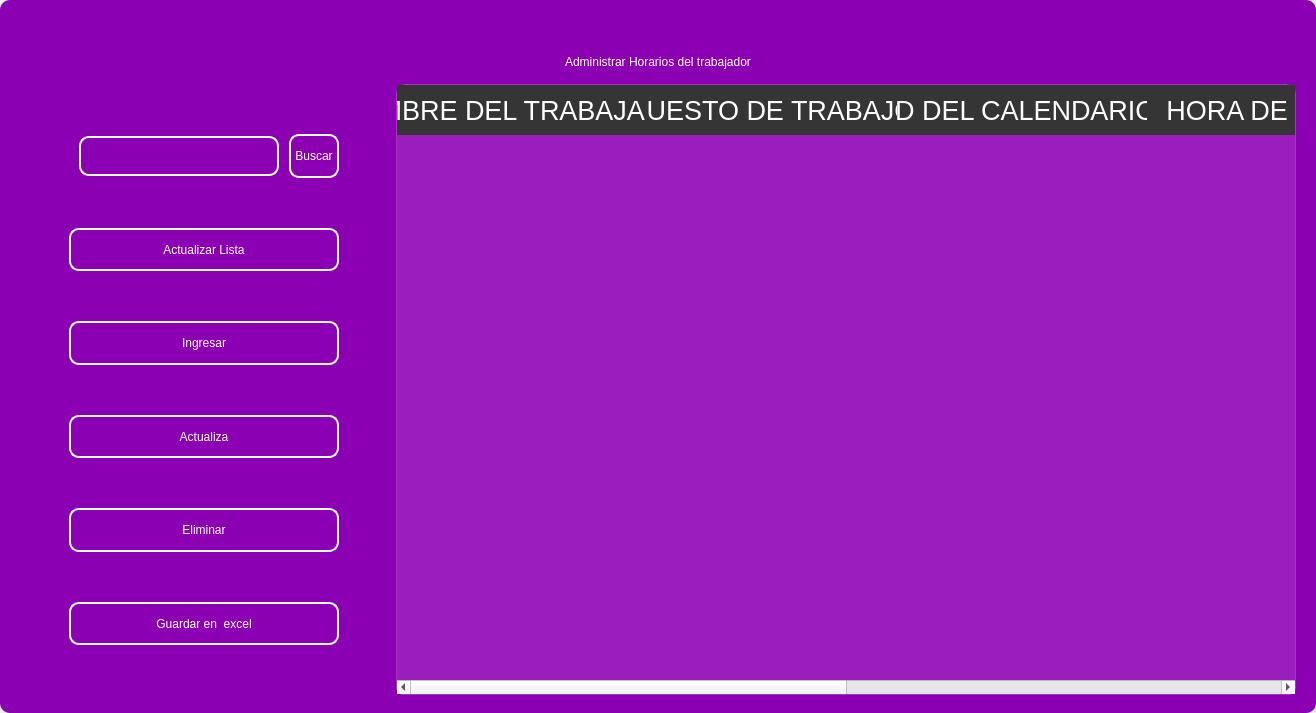
<?xml version="1.0" encoding="UTF-8"?>
<ui version="4.0">
 <class>MainWindow</class>
 <widget class="QMainWindow" name="MainWindow">
  <property name="geometry">
   <rect>
    <x>0</x>
    <y>0</y>
    <width>1316</width>
    <height>713</height>
   </rect>
  </property>
  <property name="windowTitle">
   <string>MainWindow</string>
  </property>
  <property name="styleSheet">
   <string notr="true"/>
  </property>
  <widget class="QWidget" name="centralwidget">
   <property name="styleSheet">
    <string notr="true"/>
   </property>
   <layout class="QVBoxLayout" name="verticalLayout">
    <property name="spacing">
     <number>0</number>
    </property>
    <property name="leftMargin">
     <number>0</number>
    </property>
    <property name="topMargin">
     <number>0</number>
    </property>
    <property name="rightMargin">
     <number>0</number>
    </property>
    <property name="bottomMargin">
     <number>0</number>
    </property>
    <item>
     <widget class="QFrame" name="frame">
      <property name="enabled">
       <bool>true</bool>
      </property>
      <property name="styleSheet">
       <string notr="true">
QFrame {
border-radius:10px;
background-color: rgb(140, 0, 179);
 }
</string>
      </property>
      <property name="frameShape">
       <enum>QFrame::StyledPanel</enum>
      </property>
      <property name="frameShadow">
       <enum>QFrame::Raised</enum>
      </property>
      <layout class="QVBoxLayout" name="verticalLayout_2">
       <item>
        <widget class="QFrame" name="frame_superior">
         <property name="minimumSize">
          <size>
           <width>0</width>
           <height>40</height>
          </size>
         </property>
         <property name="maximumSize">
          <size>
           <width>16777215</width>
           <height>40</height>
          </size>
         </property>
         <property name="styleSheet">
          <string notr="true">QPushButton{
border-radius:18px;
}

QPushButton:hover{
	background-color: rgb(0, 0, 0);
}
</string>
         </property>
         <property name="frameShape">
          <enum>QFrame::StyledPanel</enum>
         </property>
         <property name="frameShadow">
          <enum>QFrame::Raised</enum>
         </property>
         <layout class="QHBoxLayout" name="horizontalLayout_3">
          <property name="spacing">
           <number>4</number>
          </property>
          <property name="leftMargin">
           <number>0</number>
          </property>
          <property name="topMargin">
           <number>0</number>
          </property>
          <property name="rightMargin">
           <number>0</number>
          </property>
          <property name="bottomMargin">
           <number>0</number>
          </property>
          <item>
           <widget class="QPushButton" name="btn_icon">
            <property name="text">
             <string/>
            </property>
            <property name="iconSize">
             <size>
              <width>40</width>
              <height>40</height>
             </size>
            </property>
           </widget>
          </item>
          <item>
           <spacer name="horizontalSpacer_2">
            <property name="orientation">
             <enum>Qt::Horizontal</enum>
            </property>
            <property name="sizeHint" stdset="0">
             <size>
              <width>443</width>
              <height>20</height>
             </size>
            </property>
           </spacer>
          </item>
          <item>
           <widget class="QPushButton" name="btn_exit">
            <property name="minimumSize">
             <size>
              <width>38</width>
              <height>38</height>
             </size>
            </property>
            <property name="maximumSize">
             <size>
              <width>38</width>
              <height>38</height>
             </size>
            </property>
            <property name="cursor">
             <cursorShape>PointingHandCursor</cursorShape>
            </property>
            <property name="text">
             <string/>
            </property>
            <property name="iconSize">
             <size>
              <width>35</width>
              <height>35</height>
             </size>
            </property>
           </widget>
          </item>
          <item>
           <widget class="QPushButton" name="bt_minimizar">
            <property name="minimumSize">
             <size>
              <width>38</width>
              <height>38</height>
             </size>
            </property>
            <property name="maximumSize">
             <size>
              <width>38</width>
              <height>38</height>
             </size>
            </property>
            <property name="cursor">
             <cursorShape>PointingHandCursor</cursorShape>
            </property>
            <property name="text">
             <string/>
            </property>
            <property name="icon">
             <iconset>
              <normaloff>image/minus.svg</normaloff>image/minus.svg</iconset>
            </property>
            <property name="iconSize">
             <size>
              <width>38</width>
              <height>38</height>
             </size>
            </property>
           </widget>
          </item>
          <item>
           <widget class="QPushButton" name="bt_maximizar">
            <property name="minimumSize">
             <size>
              <width>38</width>
              <height>38</height>
             </size>
            </property>
            <property name="maximumSize">
             <size>
              <width>38</width>
              <height>38</height>
             </size>
            </property>
            <property name="cursor">
             <cursorShape>PointingHandCursor</cursorShape>
            </property>
            <property name="text">
             <string/>
            </property>
            <property name="icon">
             <iconset>
              <normaloff>image/chevron-up.svg</normaloff>image/chevron-up.svg</iconset>
            </property>
            <property name="iconSize">
             <size>
              <width>38</width>
              <height>38</height>
             </size>
            </property>
           </widget>
          </item>
          <item>
           <widget class="QPushButton" name="bt_restaurar">
            <property name="minimumSize">
             <size>
              <width>38</width>
              <height>38</height>
             </size>
            </property>
            <property name="maximumSize">
             <size>
              <width>38</width>
              <height>38</height>
             </size>
            </property>
            <property name="cursor">
             <cursorShape>PointingHandCursor</cursorShape>
            </property>
            <property name="text">
             <string/>
            </property>
            <property name="icon">
             <iconset>
              <normaloff>image/chevron-down.svg</normaloff>image/chevron-down.svg</iconset>
            </property>
            <property name="iconSize">
             <size>
              <width>38</width>
              <height>38</height>
             </size>
            </property>
           </widget>
          </item>
          <item>
           <widget class="QPushButton" name="bt_cerrar">
            <property name="minimumSize">
             <size>
              <width>38</width>
              <height>38</height>
             </size>
            </property>
            <property name="maximumSize">
             <size>
              <width>38</width>
              <height>38</height>
             </size>
            </property>
            <property name="cursor">
             <cursorShape>PointingHandCursor</cursorShape>
            </property>
            <property name="text">
             <string/>
            </property>
            <property name="icon">
             <iconset>
              <normaloff>image/x.svg</normaloff>image/x.svg</iconset>
            </property>
            <property name="iconSize">
             <size>
              <width>38</width>
              <height>38</height>
             </size>
            </property>
           </widget>
          </item>
         </layout>
        </widget>
       </item>
       <item>
        <widget class="QLabel" name="label">
         <property name="styleSheet">
          <string notr="true">font: 30pt &quot;MS Shell Dlg 2&quot;;
color: rgb(255, 255, 255);</string>
         </property>
         <property name="text">
          <string>Administrar Horarios del trabajador</string>
         </property>
         <property name="alignment">
          <set>Qt::AlignCenter</set>
         </property>
        </widget>
       </item>
       <item>
        <widget class="QFrame" name="frame_3">
         <property name="minimumSize">
          <size>
           <width>0</width>
           <height>0</height>
          </size>
         </property>
         <property name="frameShape">
          <enum>QFrame::StyledPanel</enum>
         </property>
         <property name="frameShadow">
          <enum>QFrame::Raised</enum>
         </property>
         <layout class="QHBoxLayout" name="horizontalLayout_4">
          <property name="leftMargin">
           <number>9</number>
          </property>
          <property name="topMargin">
           <number>9</number>
          </property>
          <property name="rightMargin">
           <number>9</number>
          </property>
          <item>
           <layout class="QVBoxLayout" name="verticalLayout_4">
            <property name="spacing">
             <number>50</number>
            </property>
            <property name="sizeConstraint">
             <enum>QLayout::SetDefaultConstraint</enum>
            </property>
            <property name="leftMargin">
             <number>50</number>
            </property>
            <property name="topMargin">
             <number>50</number>
            </property>
            <property name="rightMargin">
             <number>50</number>
            </property>
            <property name="bottomMargin">
             <number>50</number>
            </property>
            <item>
             <layout class="QHBoxLayout" name="horizontalLayout">
              <property name="spacing">
               <number>10</number>
              </property>
              <property name="leftMargin">
               <number>10</number>
              </property>
              <property name="topMargin">
               <number>0</number>
              </property>
              <property name="bottomMargin">
               <number>0</number>
              </property>
              <item>
               <widget class="QLineEdit" name="searchtxt">
                <property name="minimumSize">
                 <size>
                  <width>200</width>
                  <height>25</height>
                 </size>
                </property>
                <property name="maximumSize">
                 <size>
                  <width>150</width>
                  <height>40</height>
                 </size>
                </property>
                <property name="styleSheet">
                 <string notr="true">QLabel {
	color: rgb(255, 255, 254);
	font: 12pt &quot;Arial&quot;;
	background-color: rgba(0, 0, 0,0);
}

QTextEdit{
background-color: rgba(0, 0, 0,0);
border-radius:10px; 
font: 12pt &quot;Arial&quot;;
color: rgb(255, 255, 254);
border: 2px solid  rgb(255, 255, 255);

}

QTextEdit:hover{
background-color: rgba(0, 0, 0,0);
border-radius:10px; 
font: 12pt &quot;Arial&quot;;
border: 2px solid  rgb(120, 0, 171);
}

QTextEdit:focus{
background-color: rgb(0, 0, 0);
border-radius:10px; 
font: 12pt &quot;Arial&quot;;
border: 2px solid rgb(120, 0, 171);
}

QLineEdit{
background-color: rgba(0, 0, 0,0);
border-radius:10px; 
font: 12pt &quot;Arial&quot;;
color: rgb(255, 255, 254);
border: 2px solid  rgb(255, 255, 255);

}

QLineEdit:hover{
background-color: rgba(0, 0, 0,0);
border-radius:10px; 
font: 12pt &quot;Arial&quot;;
border: 2px solid  rgb(120, 0, 171);
}

QLineEdit:focus{
background-color: rgb(0, 0, 0);
border-radius:10px; 
font: 12pt &quot;Arial&quot;;
border: 2px solid rgb(120, 0, 171);
}

QCheckBox{
	font: 12pt &quot;Arial&quot;;
	color: rgb(255, 255, 255);
}

QCheckBox::indicator {
    width: 18px;
    height:18px;
}

QCheckBox::indicator:unchecked {
   background-image: url(image/square.svg);
}

QCheckBox::indicator:checked {
   background-image: url(image/check-square.svg);
}

QPushButton{
border-radius:10px; 
font: 12pt &quot;Arial&quot;;
color: rgb(255, 255, 254);
border: 2px solid #ffffff;
}

QPushButton:hover{
border-radius:10px; 
font: 12pt &quot;Arial&quot;;
color: rgb(255, 255, 255);
border: 2px solid rgb(120, 0, 171);
	background-color: rgb(120, 0, 171);
}
</string>
                </property>
               </widget>
              </item>
              <item>
               <widget class="QPushButton" name="btn_search">
                <property name="sizePolicy">
                 <sizepolicy hsizetype="Minimum" vsizetype="Fixed">
                  <horstretch>0</horstretch>
                  <verstretch>0</verstretch>
                 </sizepolicy>
                </property>
                <property name="minimumSize">
                 <size>
                  <width>0</width>
                  <height>15</height>
                 </size>
                </property>
                <property name="maximumSize">
                 <size>
                  <width>100</width>
                  <height>50</height>
                 </size>
                </property>
                <property name="cursor">
                 <cursorShape>PointingHandCursor</cursorShape>
                </property>
                <property name="styleSheet">
                 <string notr="true">QPushButton{
border-radius:10px; 
font: 12pt &quot;Arial&quot;;
color: rgb(255, 255, 254);
border: 2px solid #ffffff;
}

QPushButton:hover{
border-radius:10px; 
font: 12pt &quot;Arial&quot;;
color: rgb(255, 255, 255);
border: 2px solid rgb(120, 0, 171);
	background-color: rgb(120, 0, 171);
}</string>
                </property>
                <property name="text">
                 <string>Buscar</string>
                </property>
               </widget>
              </item>
             </layout>
            </item>
            <item>
             <widget class="QPushButton" name="btn_get">
              <property name="minimumSize">
               <size>
                <width>50</width>
                <height>40</height>
               </size>
              </property>
              <property name="maximumSize">
               <size>
                <width>300</width>
                <height>50</height>
               </size>
              </property>
              <property name="cursor">
               <cursorShape>PointingHandCursor</cursorShape>
              </property>
              <property name="styleSheet">
               <string notr="true">QPushButton{
border-radius:10px; 
font: 12pt &quot;Arial&quot;;
color: rgb(255, 255, 254);
border: 2px solid #ffffff;
}

QPushButton:hover{
border-radius:10px; 
font: 12pt &quot;Arial&quot;;
color: rgb(255, 255, 255);
border: 2px solid rgb(120, 0, 171);
	background-color: rgb(120, 0, 171);
}</string>
              </property>
              <property name="text">
               <string>Actualizar Lista</string>
              </property>
              <property name="iconSize">
               <size>
                <width>35</width>
                <height>35</height>
               </size>
              </property>
             </widget>
            </item>
            <item>
             <widget class="QPushButton" name="btn_add">
              <property name="minimumSize">
               <size>
                <width>0</width>
                <height>40</height>
               </size>
              </property>
              <property name="maximumSize">
               <size>
                <width>300</width>
                <height>50</height>
               </size>
              </property>
              <property name="cursor">
               <cursorShape>PointingHandCursor</cursorShape>
              </property>
              <property name="styleSheet">
               <string notr="true">QPushButton{
border-radius:10px; 
font: 12pt &quot;Arial&quot;;
color: rgb(255, 255, 254);
border: 2px solid #ffffff;
}

QPushButton:hover{
border-radius:10px; 
font: 12pt &quot;Arial&quot;;
color: rgb(255, 255, 255);
border: 2px solid rgb(120, 0, 171);
	background-color: rgb(120, 0, 171);
}</string>
              </property>
              <property name="text">
               <string>Ingresar</string>
              </property>
              <property name="iconSize">
               <size>
                <width>35</width>
                <height>35</height>
               </size>
              </property>
             </widget>
            </item>
            <item>
             <widget class="QPushButton" name="btn_update">
              <property name="minimumSize">
               <size>
                <width>0</width>
                <height>40</height>
               </size>
              </property>
              <property name="maximumSize">
               <size>
                <width>300</width>
                <height>50</height>
               </size>
              </property>
              <property name="cursor">
               <cursorShape>PointingHandCursor</cursorShape>
              </property>
              <property name="styleSheet">
               <string notr="true">QPushButton{
border-radius:10px; 
font: 12pt &quot;Arial&quot;;
color: rgb(255, 255, 254);
border: 2px solid #ffffff;
}

QPushButton:hover{
border-radius:10px; 
font: 12pt &quot;Arial&quot;;
color: rgb(255, 255, 255);
border: 2px solid rgb(120, 0, 171);
	background-color: rgb(120, 0, 171);
}</string>
              </property>
              <property name="text">
               <string>Actualiza</string>
              </property>
              <property name="iconSize">
               <size>
                <width>35</width>
                <height>35</height>
               </size>
              </property>
             </widget>
            </item>
            <item>
             <widget class="QPushButton" name="btn_delete">
              <property name="minimumSize">
               <size>
                <width>0</width>
                <height>40</height>
               </size>
              </property>
              <property name="maximumSize">
               <size>
                <width>300</width>
                <height>50</height>
               </size>
              </property>
              <property name="cursor">
               <cursorShape>PointingHandCursor</cursorShape>
              </property>
              <property name="styleSheet">
               <string notr="true">QPushButton{
border-radius:10px; 
font: 12pt &quot;Arial&quot;;
color: rgb(255, 255, 254);
border: 2px solid #ffffff;
}

QPushButton:hover{
border-radius:10px; 
font: 12pt &quot;Arial&quot;;
color: rgb(255, 255, 255);
border: 2px solid rgb(120, 0, 171);
	background-color: rgb(120, 0, 171);
}</string>
              </property>
              <property name="text">
               <string>Eliminar</string>
              </property>
              <property name="iconSize">
               <size>
                <width>35</width>
                <height>35</height>
               </size>
              </property>
             </widget>
            </item>
            <item>
             <widget class="QPushButton" name="btn_excel">
              <property name="minimumSize">
               <size>
                <width>10</width>
                <height>40</height>
               </size>
              </property>
              <property name="maximumSize">
               <size>
                <width>300</width>
                <height>50</height>
               </size>
              </property>
              <property name="cursor">
               <cursorShape>PointingHandCursor</cursorShape>
              </property>
              <property name="styleSheet">
               <string notr="true">QPushButton{
border-radius:10px; 
font: 12pt &quot;Arial&quot;;
color: rgb(255, 255, 254);
border: 2px solid #ffffff;
}

QPushButton:hover{
border-radius:10px; 
font: 12pt &quot;Arial&quot;;
color: rgb(255, 255, 255);
border: 2px solid rgb(120, 0, 171);
	background-color: rgb(120, 0, 171);
}</string>
              </property>
              <property name="text">
               <string>Guardar en  excel</string>
              </property>
              <property name="iconSize">
               <size>
                <width>35</width>
                <height>35</height>
               </size>
              </property>
             </widget>
            </item>
           </layout>
          </item>
          <item>
           <widget class="QTableWidget" name="table_calendar">
            <property name="minimumSize">
             <size>
              <width>900</width>
              <height>0</height>
             </size>
            </property>
            <property name="maximumSize">
             <size>
              <width>700</width>
              <height>16777215</height>
             </size>
            </property>
            <property name="styleSheet">
             <string notr="true">QTableView {
	background-color: rgba(255, 255, 255, 30); 	
	border: 1px solid rgba(255,255,255,40);
	border-bottom-right-radius: 7px; 
	border-bottom-left-radius: 7px; 
	color: white;
	font: 15pt &quot;MS Shell Dlg 2&quot;;
}

QHeaderView::section {
background-color: rgb(53, 53, 53);
color: white;
border: none;
height: 50px;
font-size: 20pt;
}

QTableView::item {
    border-style: none;
    border-bottom: 1px solid rgba(255,255,255,50);
    padding-left: auto;
    padding-right: auto;
}

QTableView::item:selected{
	border: none;
	color: rgb(255, 255, 255);
    background-color: rgba(255, 255, 255, 50);
}
</string>
            </property>
            <property name="lineWidth">
             <number>1</number>
            </property>
            <property name="editTriggers">
             <set>QAbstractItemView::NoEditTriggers</set>
            </property>
            <attribute name="horizontalHeaderDefaultSectionSize">
             <number>250</number>
            </attribute>
            <column>
             <property name="text">
              <string>NOMBRE DEL TRABAJADOR</string>
             </property>
            </column>
            <column>
             <property name="text">
              <string>PUESTO DE TRABAJO</string>
             </property>
            </column>
            <column>
             <property name="text">
              <string>ID DEL CALENDARIO</string>
             </property>
            </column>
            <column>
             <property name="text">
              <string>HORA DE INICIO</string>
             </property>
            </column>
            <column>
             <property name="text">
              <string>HORA DE TERMINO</string>
             </property>
            </column>
            <column>
             <property name="text">
              <string>HORARIO</string>
             </property>
            </column>
           </widget>
          </item>
         </layout>
        </widget>
       </item>
      </layout>
     </widget>
    </item>
   </layout>
  </widget>
 </widget>
 <resources/>
 <connections/>
</ui>
